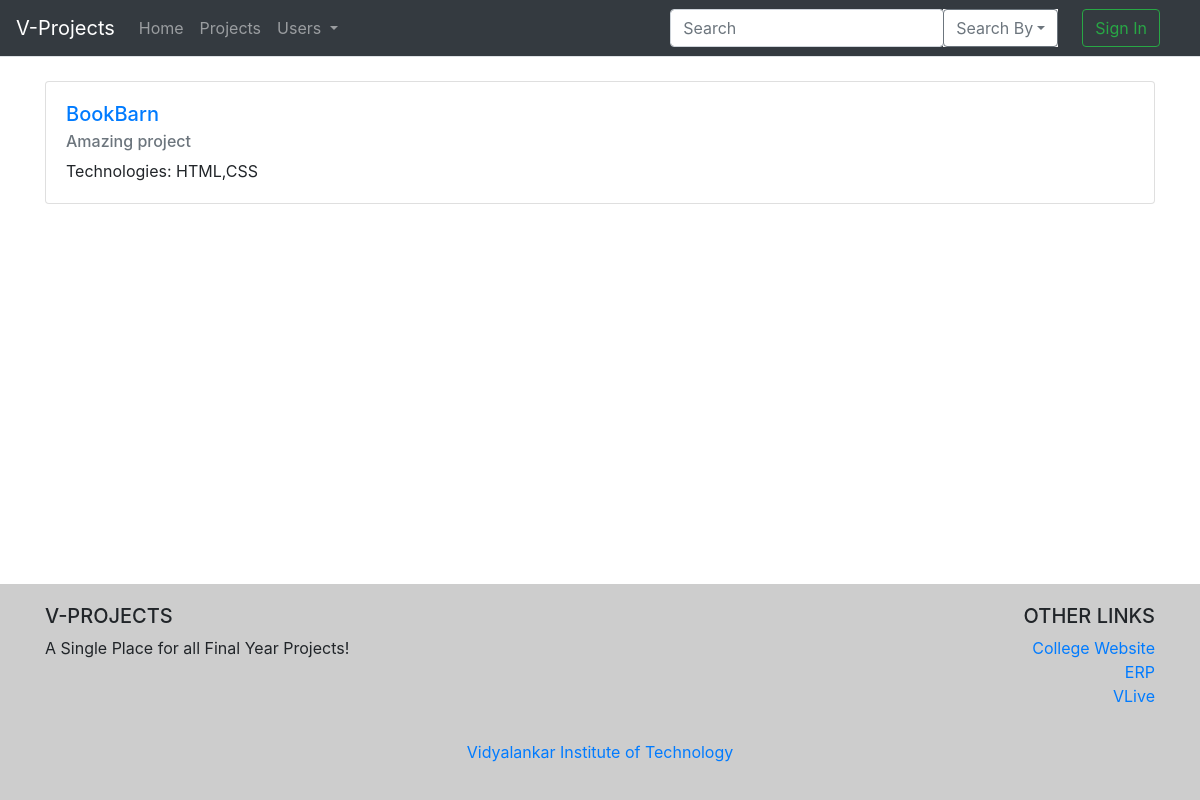
The app's page /all_projects.php, older data.
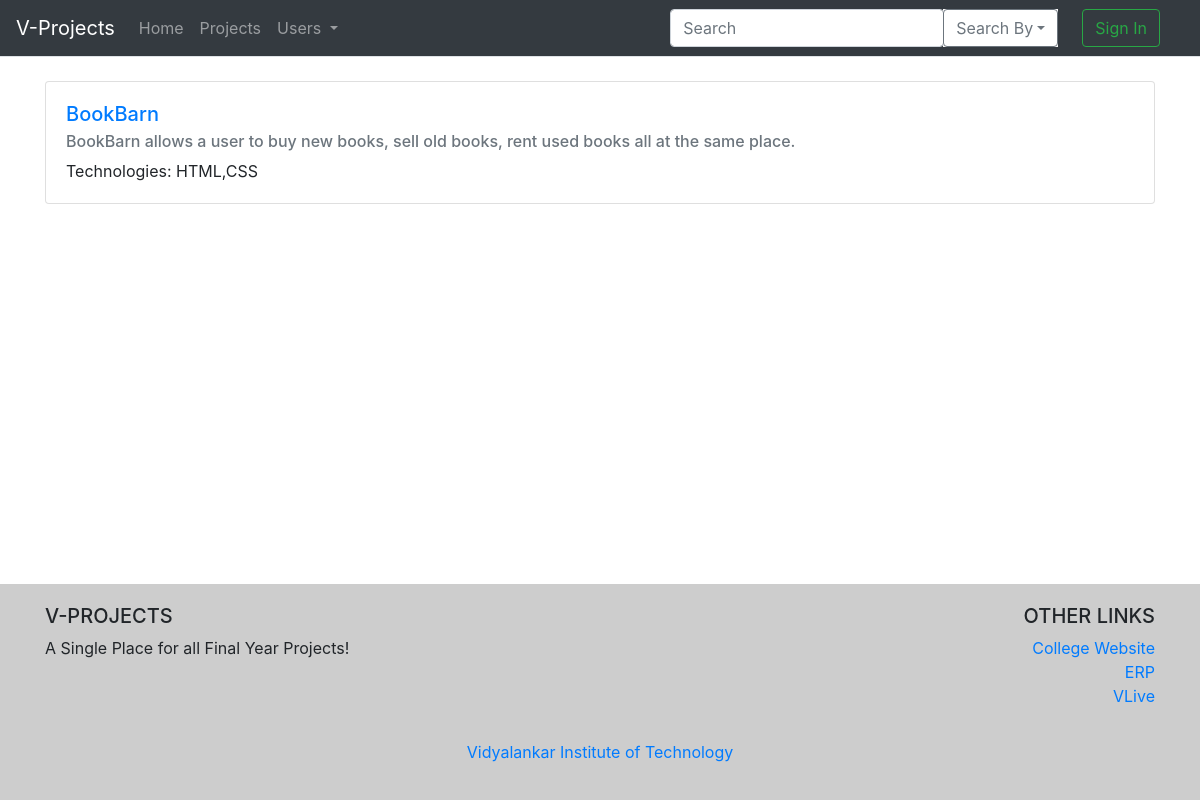
The same page, newer data.
### tables this page shows
CREATE TABLE `project` (
  `pid` int(11) NOT NULL,
  `project_id` varchar(5) DEFAULT NULL,
  `project_name` text NOT NULL,
  `project_desc` varchar(100) DEFAULT NULL,
  `blackbook_link` varchar(100) DEFAULT NULL,
  `paper_link` varchar(100) DEFAULT NULL,
  `videa_link` varchar(50) DEFAULT NULL,
  `guideid` varchar(5) NOT NULL,
  `other_details` varchar(100) DEFAULT NULL,
  `group_id` varchar(5) NOT NULL,
  `project_link` varchar(50) DEFAULT NULL,
  `technologies` varchar(50) DEFAULT NULL
);

### all_projects.php (the view, shortened to what this page needs)
<?php
  require('./PHP/common_files.php');
  require('./PHP/connect.php');
?>
<!DOCTYPE html>
<html>
<head>
</head>
<body>
  <?php
  require('./PHP/header.php');
  ?>
  <div class="projects container my-4">
  <div class="row" id="myItems">
    <div class="col-sm-12 mb-3">
      <?php
            $sql = "SELECT project_id, project_name, project_desc, technologies FROM project";
            $result = mysqli_query($connection, $sql);
            if (mysqli_num_rows($result) > 0) {
              while($row = mysqli_fetch_assoc($result))
              {
                echo('
                <div class="card">
                    <div class="card-body">
                      <h5 class="card-title"><a href="project.php?id='.$row["project_id"].'">'. $row["project_name"] .'</a></h5>
                      <h6 class="card-subtitle mb-2 text-muted">'. $row["project_desc"] .'</h6>
                      <p class="card-text">Technologies: '. $row["technologies"].'</p>
                    </div>
                    </div>
                    ');
              }
            } else {
              echo "0 results";
            }
      ?>
    </div>
  </div>
</div>
<?php
  require('./PHP/footer.php');
?>
</body>
</html>

Row changes from the older to the newer data that the page shows:
changed project "BookBarn": project_desc "Amazing project" → "BookBarn allows a user to buy new books, sell old books, rent used books all at the same place."
